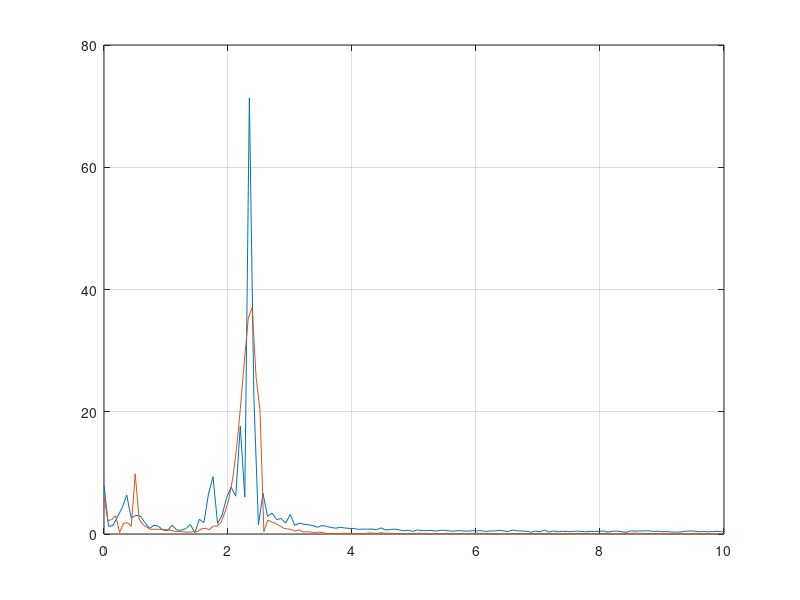
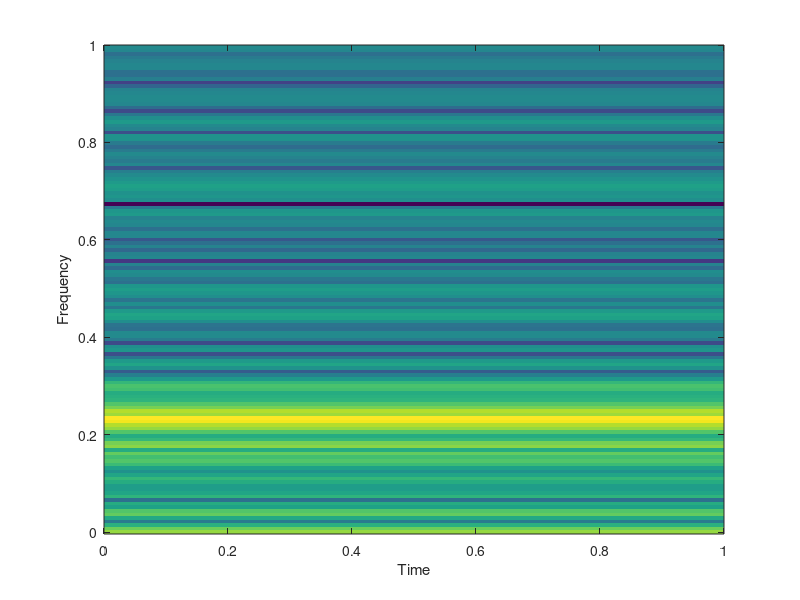

MATLAB code for these plots, in order:
pkg load signal

clear all

data1 = csvread("angleData.csv");
data2 = csvread("angleDataHand.csv");

time1 = data1(:,1)./1e6;
angle1 = data1(:,2);

time2 = data2(:,1)./1e6;
angle2 = data2(:,2);

function [f, A] = fftFrequency (time,signal,freqinterp)
    x1 = linspace(time(1),time(length(time)),(time(length(time))-time(1))*freqinterp);
    y1 = interp1(time, signal,x1,'linear');
    A = (abs(fft(y1))./freqinterp)';
    f = (linspace(0,freqinterp,length(A)))';
endfunction

[f1,A1] = fftFrequency(time1,angle1,20);
[f2,A2] = fftFrequency(time2,angle2,20);

figure(1)
plot(f1, A1,f2,A2)
xlim([0 10])
grid on

figure(2)
specgram(ifft(A1),length(ifft(A1))-1)
